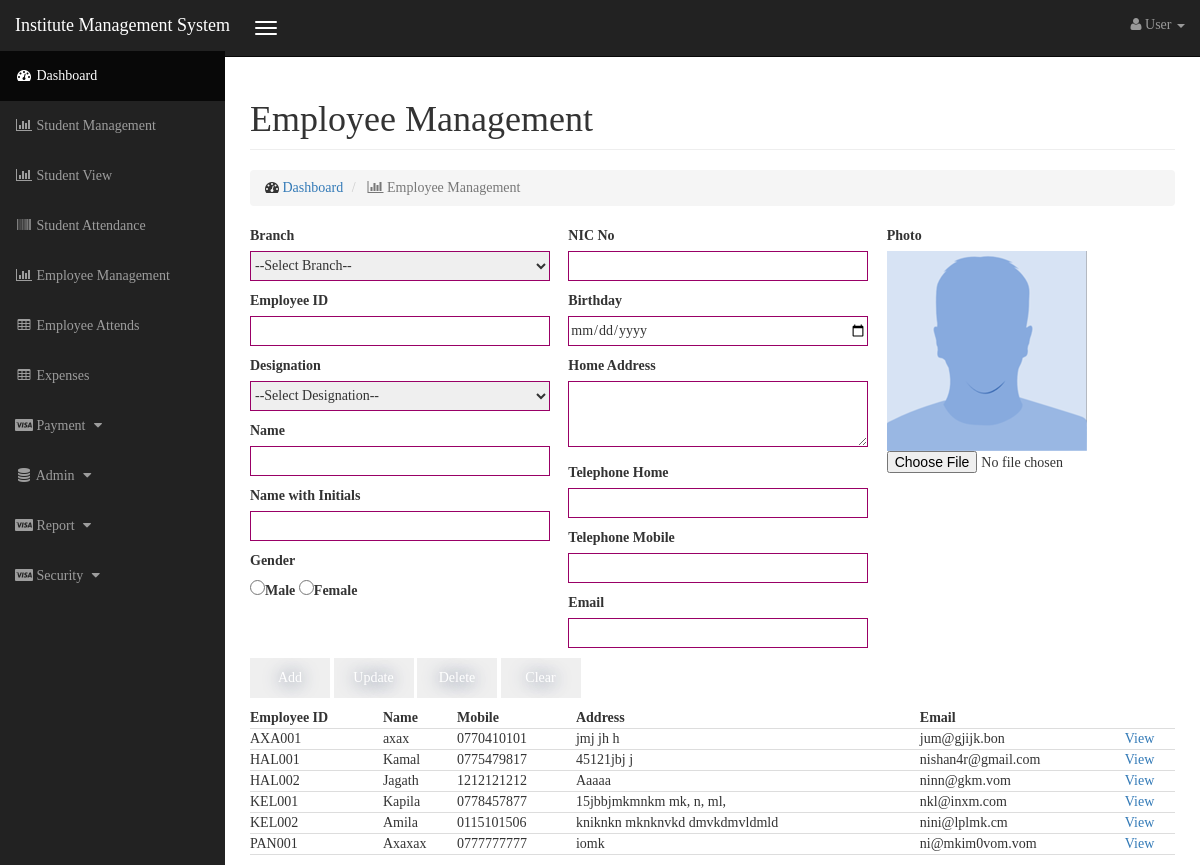
Page /employee.php on the committed database.
### tables this page shows
CREATE TABLE `employee_tb` (
  `Emp_id` varchar(6) NOT NULL,
  `Branch_tbl_Branch_id` varchar(3) NOT NULL,
  `Designation_tbl_id` int(11) NOT NULL,
  `Name` varchar(255) DEFAULT NULL,
  `NameInitial` varchar(100) DEFAULT NULL,
  `Gender` varchar(1) DEFAULT NULL,
  `NIC` varchar(12) DEFAULT NULL,
  `DOB` date DEFAULT NULL,
  `Address` varchar(255) DEFAULT NULL,
  `TP_home` varchar(10) DEFAULT NULL,
  `TP_mob` varchar(10) DEFAULT NULL,
  `Email` varchar(100) DEFAULT NULL,
  `Picture` varchar(100) DEFAULT NULL,
  `CreateDate` datetime DEFAULT NULL,
  `CreateUser` varchar(20) DEFAULT NULL,
  `Status` int(11) DEFAULT NULL,
  PRIMARY KEY (`Emp_id`),
  UNIQUE KEY `NIC_UNIQUE` (`NIC`),
  UNIQUE KEY `Email_UNIQUE` (`Email`),
  KEY `fk_Employee_tb_Branch_tbl1_idx` (`Branch_tbl_Branch_id`),
  KEY `fk_Employee_tb_Designation_tbl1_idx` (`Designation_tbl_id`),
  CONSTRAINT `fk_Employee_tb_Branch_tbl1` FOREIGN KEY (`Branch_tbl_Branch_id`) REFERENCES `branch_tbl` (`Branch_id`) ON DELETE NO ACTION ON UPDATE NO ACTION,
  CONSTRAINT `fk_Employee_tb_Designation_tbl1` FOREIGN KEY (`Designation_tbl_id`) REFERENCES `designation_tbl` (`id`) ON DELETE NO ACTION ON UPDATE NO ACTION
);

### dbconfig.php (called while the page is built, shortened)
<?php
function connection()
{
    $servername = "localhost";
    $username = "root";
    $password = "525625";
    $database = "kelanidb";
    $conn = new mysqli($servername, $username, $password,$database);
    return $conn;
}
function getData($query){
    $result = mysqli_query(connection(),$query);
    return $result;
}
?>

### employee.php (the view, shortened to what this page needs)
<!DOCTYPE html>
<html lang="en">
<head>
<link href="./css/bootstrap.min.css" rel="stylesheet">
<link href="./css/sb-admin.css" rel="stylesheet">
<link href="./css/plugins/morris.css" rel="stylesheet">
<link href="./font-awesome/css/font-awesome.min.css" rel="stylesheet" type="text/css">
<link href="./css/formcss.css" rel="stylesheet" type="text/css">
</head><body>
<?php
include_once './inc/top.php';
include_once 'dbconfig.php';
if(isset($_GET['edit'])){
	 $id = trim($_GET['edit']);
	 $query = "SELECT Emp_id, `name` AS Name, TP_mob, Address, Email, Picture, Branch_tbl_Branch_id,Designation_tbl_id,NameInitial,Gender,NIC,DOB,TP_home FROM employee_tb WHERE Emp_id='".$id."'";
	 $result = getData($query);
	 if (mysqli_num_rows($result) > 0) {
		 while ($row = mysqli_fetch_assoc($result)) {
			 $name = $row['Name'];
			 $TP_mob = $row['TP_mob'];
			 $Address = $row['Address'];
			 $Email = $row['Email'];
			 $Picture_ = $row['Picture'];
			 $Branch_tbl_Branch_id = $row['Branch_tbl_Branch_id'];
			 $Designation_tbl_id = $row['Designation_tbl_id'];
			 $NameInitial = $row['NameInitial'];
			 $Gender_ = $row['Gender'];
			 $NIC = $row['NIC'];
			 $DOB = $row['DOB'];
			 $TP_home = $row['TP_home'];
		 }
	 }
	 else{
	 $name = "";
	 $TP_mob = "";
	 $Address = "";
	 $Email = "";
	 $Picture_ = "img/photo.png";
	 $Branch_tbl_Branch_id = "";
	 $Designation_tbl_id = "";
	 $NameInitial = "";
	 $Gender_ = "M";
	 $NIC = "";
	 $DOB = "";
	 $TP_home = "";
	 }
}
else{
	 $name = "";
	 $TP_mob = "";
	 $Address = "";
	 $Email = "";
	 $Picture_ = "img/photo.png";
	 $NameInitial = "";
	 $Gender_ = "";
	 $NIC = "";
	 $DOB = "";
	 $TP_home = "";
}
?>
    <div id="wrapper">
        <div id="page-wrapper">
            <div class="container-fluid">
                <div class="row">
                    <div class="col-lg-12">
                        <h1 class="page-header">
                            Employee Management
                        </h1>
                        <ol class="breadcrumb">
                            <li>
                                <i class="fa fa-dashboard"></i>  <a href="index.php">Dashboard</a>
                            </li>
                            <li class="active">
                                <i class="fa fa-bar-chart-o"></i> Employee Management
                            </li>
                        </ol>
                    </div>
                </div>
                <form method="post" action="controller/employeeController.php" data-toggle="validator">
                <div class="row">
                    <div class="col-lg-4">
                    	<label>Branch</label><br/>
                        <select  id="cmbBranch" name="cmbBranch" required>
                        <option value='0'>        --Select Branch--</option>
                        		<?php
                                include_once 'dbconfig.php';
                                $query = 'SELECT * FROM branch_tbl';
                                ?>
                        </select><br />
                        <label>Employee ID</label><br/>
                        <input type="text" name="txtEmployeeId" size="50" id="EmployeeId"  value="<?php if(isset($_GET['edit'])){ echo $id;} ?>" readonly/><br/>
                        <label>Designation</label><br/>
                        <select name="cmbDesignation" required>
                        <option value='0'>        --Select Designation--</option>
                        		<?php
                                include_once 'dbconfig.php';
                                $query = 'SELECT id,`Name` FROM designation_tbl';
                                ?>
                        </select><br />
                        <label>Name</label><br/>
                        <input type="text" name="txaName" size="50" value="<?php if(isset($_GET['edit'])){ echo $name;} ?>" required/><br/>
                        <label>Name with Initials</label><br/>
                        <input type="text" name="txtNameWithInitians" size="50" value="<?php if(isset($_GET['edit'])){ echo $NameInitial;} ?>"/><br/>
                        <label>Gender</label><br/>
                        <label>
                            <input type="radio" name="rbGender" value="M" id="gender_0"  <?php echo ($Gender_=='M')?'checked':'' ?>/>Male
                        </label>
                        <label>
                            <input type="radio" name="rbGender" value="F" id="gender_1"  <?php echo ($Gender_=='F')?'checked':'' ?>/>Female
                        </label>
                        <br />
                    </div>
                    <div class="col-lg-4">
                    	<label>NIC No</label><br/>
                        <input type="text" name="txtNic" size="12" maxlength="12" value="<?php if(isset($_GET['edit'])){ echo $NIC;} ?>" required/><br/>
                        <label>Birthday</label><br/>
                        <input type="date" name="dtpBirthday" value="<?php if(isset($_GET['edit'])){ echo $DOB;} ?>" required/><br/>
                        <label>Home Address</label><br/>
                        <textarea rows="3" cols="51" name="txaHomeAddress"><?php if(isset($_GET['edit'])){ echo $Address;} ?></textarea><br/>
                        <label>Telephone Home</label><br/>
                        <input type="text" name="txtTelephoneHome" maxlength="10" size="10" value="<?php if(isset($_GET['edit'])){ echo $TP_home;} ?>" required/><br/>
                        <label>Telephone Mobile</label><br/>
                        <input type="text" name="txtTelephoneMobile" maxlength="10" size="10" value="<?php if(isset($_GET['edit'])){ echo $TP_mob;} ?>"/><br/>
                        <label>Email</label><br/>
                        <input type="email" name="txtEmail" size="50" value="<?php if(isset($_GET['edit'])){ echo $Email;} ?>"/><br/>
                    </div>
                    <div class="col-lg-4">
                        <label>Photo</label><br/>
                        <img id="blah" src="<?php echo $Picture_== '1' ? 'img/photo.png': $Picture_ ?>" name="photo" alt="your image"/>
                        <br>
                        <input type='file' name="imgImage" style="border:none !important;" onChange="readURL(this);" /><br />
                    </div>
                </div>
                <div class="row" style="padding-left: 15px;">
                    <input type="submit" value="Add" name="btnSubmit"/>
                    <input type="submit" value="Update" name="btnUpdate"/>
                    <input type="submit" value="Delete" name="btnDelete"/>
                    <input type="reset" value="Clear" name="btnClear"/>
                </div>
                </form>
                <div class="row">
                    <div class="col-lg-12">
                    <?php
						include_once 'dbconfig.php';
						$query = "SELECT Emp_id, `name`, TP_mob, Address, Email FROM employee_tb WHERE Status = '1';";
						$result =getData($query);
						echo "<table width='100%'>";
						echo "<th>Employee ID</th><th>Name</th><th>Mobile</th><th>Address</th><th>Email</th><th>&nbsp;</th></tr>";
						while($row = mysqli_fetch_array($result)){
							echo "<tr><td>".$row['Emp_id']."</td><td>".$row['name']."</td><td>".$row['TP_mob']."</td><td>".$row['Address']."</td><td>".$row['Email']."</td><td><a href='employee.php?edit=".$row['Emp_id']."'>View</a></td></tr>";
						}
						echo "</table>";
					?>
                    </div>
                </div>
            </div>
        </div>
    </div>
</body></html>

### inc/top.php (shortened to what this page needs)
<div id="wrapper">
  <nav class="navbar navbar-inverse navbar-fixed-top" role="navigation">
    <div class="navbar-header">
      <button type="button" class="navbar-toggle" data-toggle="collapse" data-target=".navbar-ex1-collapse"> <span class="sr-only">Toggle navigation</span> <span class="icon-bar"></span> <span class="icon-bar"></span> <span class="icon-bar"></span> </button>
      <a class="navbar-brand" href="index.php">Institute Management System</a> </div>
    <ul class="nav navbar-right top-nav">
      <li class="dropdown"> <a href="#" class="dropdown-toggle" data-toggle="dropdown"><i class="fa fa-user"></i> <?php echo ($_SESSION['user_session']=='loged')?$_SESSION['username']: 'User'; ?> <b class="caret"></b></a>
      </li>
    </ul>
    <div class="collapse navbar-collapse navbar-ex1-collapse">
      <ul class="nav navbar-nav side-nav">
        <li class="active"> <a href="index.php"><i class="fa fa-fw fa-dashboard"></i> Dashboard</a> </li>
        <li> <a href="student_management.php"><i class="fa fa-fw fa-bar-chart-o"></i> Student Management</a> </li>
		<li> <a href="student_view.php"><i class="fa fa-fw fa-bar-chart-o"></i> Student View</a> </li>
        <li> <a href="students_attends.php"><i class="fa fa-fw fa-barcode"></i> Student Attendance </a> </li>
        <li> <a href="employee.php"><i class="fa fa-fw fa-bar-chart-o"></i> Employee Management</a> </li>
        <li> <a href="employee_attends.php"><i class="fa fa-fw fa-table"></i> Employee Attends</a> </li>
        <li> <a href="expences.php"><i class="fa fa-fw fa-table"></i> Expenses</a> </li>
        <li> <a href="javascript:;" data-toggle="collapse" data-target="#payment_list"><i class="fa fa-fw fa-cc-visa"></i> Payment <i class="fa fa-fw fa-caret-down"></i></a>
        </li>
        <li> <a href="javascript:;" data-toggle="collapse" data-target="#admin_list"><i class="fa fa-fw fa-database"></i> Admin <i class="fa fa-fw fa-caret-down"></i></a>
        <li> <a href="javascript:;" data-toggle="collapse" data-target="#report_list"><i class="fa fa-fw fa-cc-visa"></i> Report <i class="fa fa-fw fa-caret-down"></i></a>
        </li>
        <li> <a href="javascript:;" data-toggle="collapse" data-target="#security_list"><i class="fa fa-fw fa-cc-visa"></i> Security <i class="fa fa-fw fa-caret-down"></i></a>
        </li>
      </ul>
    </div>
  </nav>
</div>

### css/sb-admin.css (style rules this page uses)
body { margin-top: 100px; background-color: #222; font-family: Calibri; }
@media (min-width:768px) { body { margin-top: 50px; } }
#wrapper { padding-left: 0; }
#page-wrapper { width: 100%; padding: 0; background-color: #fff; }
@media (min-width:768px) { #wrapper { padding-left: 225px; } }
@media (min-width:768px) { #page-wrapper { padding: 10px; } }
.top-nav { padding: 0 15px; }
.top-nav>li { display: inline-block; float: left; }
.top-nav>li>a { padding-top: 15px; padding-bottom: 15px; line-height: 20px; color: #999; }
@media (min-width:768px) { .side-nav { position: fixed; top: 51px; left: 225px; width: 225px; margin-left: -225px; border: none; border-radius: 0; overflow-y: auto; background-color: #222; bottom: 0; overflow-x: hidden; padding-bottom: 40px; } }
@media (min-width:768px) { .side-nav>li>a { width: 225px; } }

### css/formcss.css (style rules this page uses)
body { overflow-y: scroll; overflow-x: hidden; }
input, textarea, select { margin-bottom:10px; border:1px solid #906; width:300px; font-size:14px !important; }
input, select { height:30px; width:300px; }
input[type=radio], input.radio { height:15px; width:15px; margin-bottom: 10px; font-size:14px; }
input[type=submit], [type=reset], [type="button"] { //background-color:#62387a; display:inline-block; cursor:pointer; color:#ffffff; font-family:Calibri; font-size:18px; height:40px !important; width:80px !important; text-decoration:none; text-shadow:0px 1px 17px #283966; border:none; }
table { font-size:14px; }
th, td { border-bottom: 1px solid #ddd; }
.subjecttbl input, select { height:30px; width:300px; }

### rows in the picture
employee_tb: Emp_id "AXA001", Name "axax", TP_mob "0770410101", Address "jmj jh h", Email "jum@gjijk.bon"
employee_tb: Emp_id "HAL001", Name "Kamal", TP_mob "0775479817", Address "45121jbj j", Email "nishan4r@gmail.com"
employee_tb: Emp_id "HAL002", Name "Jagath", TP_mob "1212121212", Address "Aaaaa", Email "ninn@gkm.vom"
employee_tb: Emp_id "KEL001", Name "Kapila", TP_mob "0778457877", Address "15jbbjmkmnkm mk, n, ml,", Email "nkl@inxm.com"
employee_tb: Emp_id "KEL002", Name "Amila", TP_mob "0115101506", Address "kniknkn mknknvkd dmvkdmvldmld", Email "nini@lplmk.cm"
employee_tb: Emp_id "PAN001", Name "Axaxax", TP_mob "0777777777", Address "iomk", Email "ni@mkim0vom.vom"
